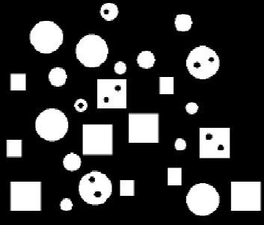
#> input picture assignments/assignment-02/01-circular-hough/input/parts.png, 264 x 225 px, shrunk from 353 x 301 before the run
$ python circular_hough.py
#> lines starting #> are read from the running program, lines starting #| are printed output that depends on the picture; after the words box and inside, x2 and y2 are one past the last pixel; in counts of white or black regions, pixels touching at a corner belong together
from __future__ import annotations

import csv
import math
from collections import deque
from pathlib import Path

import matplotlib
matplotlib.use("Agg")
import matplotlib.pyplot as plt
from matplotlib.patches import Circle
import numpy as np
from PIL import Image


# =========================================================
# PATHS AND CONFIGURATION
# =========================================================

BASE_DIR = Path(__file__).resolve().parent
INPUT_DIR = BASE_DIR / "input"
OUTPUT_DIR = BASE_DIR / "output"

BINARY_THRESHOLD = 127
MIN_RADIUS = 4
MAX_RADIUS = 38
VOTE_THRESHOLD = 0.45


# =========================================================
# BINARY IMAGE AND CONNECTED REGIONS
# =========================================================

def load_image(path: Path) -> np.ndarray:
    """Loads a grayscale image without resizing it."""
    if not path.exists():
        raise FileNotFoundError(f"Image not found: {path}")
    with Image.open(path) as image:
        return np.array(image.convert("L"))


def connected_components(mask: np.ndarray) -> tuple[np.ndarray, list]:
    """Labels four-connected foreground regions by flood fill."""
    mask = np.asarray(mask, dtype=bool)
    if mask.ndim != 2 or mask.size == 0:
        raise ValueError("A nonempty 2-D mask is required.")
    height, width = mask.shape
    labels = np.zeros(mask.shape, dtype=np.int32)
    components = []

    for y, x in zip(*np.nonzero(mask)):
        if labels[y, x]:
            continue
        label = len(components) + 1
        queue = deque([(int(y), int(x))])
        labels[y, x] = label
        points = []
        while queue:
            row, col = queue.popleft()
            points.append((row, col))
            for dy, dx in ((-1, 0), (1, 0), (0, -1), (0, 1)):
                ny, nx = row + dy, col + dx
                if (0 <= ny < height and 0 <= nx < width
                        and mask[ny, nx] and labels[ny, nx] == 0):
                    labels[ny, nx] = label
                    queue.append((ny, nx))
        components.append(np.asarray(points, dtype=np.int32))
    return labels, components


def enclosed_holes(binary: np.ndarray) -> np.ndarray:
    """Finds background regions that do not touch the image border."""
    labels, components = connected_components(~binary)
    holes = np.zeros(binary.shape, dtype=bool)
    height, width = binary.shape
    for label, points in enumerate(components, start=1):
        y, x = points.T
        touches_border = np.any(
            (y == 0) | (y == height - 1) | (x == 0) | (x == width - 1)
        )
        if not touches_border:
            holes[labels == label] = True
    return holes


def extract_boundary(binary: np.ndarray) -> np.ndarray:
    """Selects foreground pixels with a background axial neighbor."""
    padded = np.pad(binary, 1, mode="constant")
    interior = (
        padded[:-2, 1:-1] & padded[2:, 1:-1]
        & padded[1:-1, :-2] & padded[1:-1, 2:]
    )
    return binary & ~interior


# =========================================================
# CIRCULAR HOUGH VOTING
# =========================================================

def circle_offsets(radius: int) -> np.ndarray:
    """Samples unique integer offsets around a circle."""
    angles = np.linspace(0, 2 * np.pi, max(32, 8 * radius), endpoint=False)
    return np.unique(
        np.rint(np.column_stack((
            radius * np.sin(angles), radius * np.cos(angles)
        ))).astype(np.int32), axis=0
    )


def hough_accumulator(
    boundary: np.ndarray,
    radii: np.ndarray
) -> np.ndarray:
    """Votes for (radius, center_y, center_x), normalized by ring size."""
    height, width = boundary.shape
    accumulator = np.zeros((len(radii), height, width), dtype=np.float32)
    for index, radius in enumerate(radii):
        offsets = circle_offsets(int(radius))
        for dy, dx in offsets:
            # For edge point (x, y), vote at (x-dx, y-dy).
            y0, y1 = max(0, -dy), min(height, height - dy)
            x0, x1 = max(0, -dx), min(width, width - dx)
            accumulator[index, y0:y1, x0:x1] += boundary[
                y0 + dy:y1 + dy, x0 + dx:x1 + dx
            ]
        accumulator[index] /= len(offsets)
    return accumulator


def find_peaks(accumulator: np.ndarray, threshold: float) -> list:
    """Finds local maxima in the three-dimensional parameter space."""
    padded = np.pad(accumulator, 1, constant_values=-1)
    maximum = np.ones(accumulator.shape, dtype=bool)
    nr, height, width = accumulator.shape
    for dr in range(3):
        for dy in range(3):
            for dx in range(3):
                maximum &= accumulator >= padded[
                    dr:dr + nr, dy:dy + height, dx:dx + width
                ]
    candidates = np.argwhere(maximum & (accumulator >= threshold))
    return sorted(
        (tuple(point) for point in candidates),
        key=lambda point: (-float(accumulator[point]), point)
    )


def refine_circle(points: np.ndarray) -> tuple[float, float, float, float]:
    """Fits a circle to a candidate component's outer boundary."""
    y, x = points.T.astype(np.float64)
    matrix = np.column_stack((2 * x, 2 * y, np.ones(x.size)))
    a, b, c = np.linalg.lstsq(matrix, x * x + y * y, rcond=None)[0]
    radius = math.sqrt(max(0.0, c + a * a + b * b))
    residual = float(np.sqrt(np.mean((np.hypot(x - a, y - b) - radius) ** 2)))
    return float(a), float(b), radius, residual


def detect_circles(
    image: np.ndarray,
    min_radius: int = MIN_RADIUS,
    max_radius: int = MAX_RADIUS,
    vote_threshold: float = VOTE_THRESHOLD
) -> tuple[list[dict], dict]:
    """Detects circular parts by Hough voting and boundary validation."""
    if image.ndim != 2 or image.size == 0 or not np.isfinite(image).all():
        raise ValueError("A finite, nonempty grayscale image is required.")
    if not (1 <= min_radius <= max_radius < min(image.shape)):
        raise ValueError("Invalid radius interval.")
    if not 0 < vote_threshold <= 1:
        raise ValueError("Vote threshold must be in (0, 1].")

    binary = image > BINARY_THRESHOLD
    holes = enclosed_holes(binary)
    filled = binary | holes
    boundary = extract_boundary(filled)
    labels, _ = connected_components(filled)
    radii = np.arange(min_radius, max_radius + 1)
    accumulator = hough_accumulator(boundary, radii)
    circles = []
    accepted_labels = set()

    for radius_index, y, x in find_peaks(accumulator, vote_threshold):
        label = int(labels[y, x])
        if label == 0 or label in accepted_labels:
            continue
        points = np.argwhere(boundary & (labels == label))
        if len(points) < 12:
            continue
        a, b, radius, residual = refine_circle(points)
        # A square may vote for an inscribed circle. Its complete boundary
        # has a larger radial residual and must fail this validation.
        if residual > max(0.65, 0.04 * radius):
            continue
        if (np.hypot(a - x, b - y) > 2.5
                or abs(radius - radii[radius_index]) > 2.0):
            continue
        if not min_radius - 1 <= radius <= max_radius + 1:
            continue
        if any(np.hypot(a - c["center_x"], b - c["center_y"])
               < 0.6 * (radius + c["radius"]) for c in circles):
            continue
        hole_pixels = int(np.count_nonzero(holes & (labels == label)))
        circles.append({
            "center_x": a,
            "center_y": b,
            "radius": radius,
            "area": math.pi * radius ** 2,
            "has_hole": hole_pixels >= 3,
        })
        accepted_labels.add(label)

    circles.sort(key=lambda circle: (circle["center_y"], circle["center_x"]))
    circles = [dict(circle_id=i, **circle) for i, circle in enumerate(circles, 1)]
    return circles, {
        "binary": binary, "holes": holes, "boundary": boundary,
        "accumulator": accumulator, "radii": radii,
    }


# =========================================================
# FIGURES AND CSV
# =========================================================

def draw_circles(axis, image: np.ndarray, circles: list, classify: bool) -> None:
    """Draws numbered outlines, centers, and an optional hole label."""
    axis.imshow(image, cmap="gray", vmin=0, vmax=255)
    for circle in circles:
        x, y, radius = (circle[key] for key in ("center_x", "center_y", "radius"))
        color = "#ff944d" if classify and circle["has_hole"] else "#24d8ef"
        axis.add_patch(Circle((x, y), radius, fill=False, color=color, lw=1.4))
        axis.plot(x, y, "+", color=color, ms=5, mew=1)
        label = str(circle["circle_id"])
        if classify and circle["has_hole"]:
            label += " H"
        axis.text(x + radius + 2, y - 2, label, color=color, fontsize=8,
                  bbox=dict(facecolor="black", alpha=0.7, pad=1, edgecolor="none"))
    axis.axis("off")


def save_outputs(image: np.ndarray, circles: list, stages: dict) -> None:
    """Saves measured circles and readable diagnostic figures."""
    OUTPUT_DIR.mkdir(parents=True, exist_ok=True)
    fields = ["circle_id", "center_x", "center_y", "radius", "area", "has_hole"]
    with (OUTPUT_DIR / "circles.csv").open("w", newline="", encoding="utf-8") as file:
        writer = csv.DictWriter(file, fieldnames=fields)
        writer.writeheader()
        writer.writerows(circles)

    for filename, classify in (("detected_circles.png", False),
                               ("hole_classification.png", True)):
        figure, axis = plt.subplots(figsize=(7, 6))
        draw_circles(axis, image, circles, classify)
        axis.set_title("Orange = hole; cyan = solid" if classify else "Circular Hough detections")
        figure.tight_layout()
        figure.savefig(OUTPUT_DIR / filename, dpi=180, bbox_inches="tight")
        plt.close(figure)

    figure, axes = plt.subplots(1, 3, figsize=(12, 4))
    axes[0].imshow(stages["boundary"], cmap="gray")
    axes[0].set_title("Outer boundary (holes filled)")
    projection = stages["accumulator"].max(axis=0)
    axes[1].imshow(projection, cmap="magma", vmin=0, vmax=1)
    axes[1].set_title("Maximum normalized vote over r")
    best = stages["accumulator"].max(axis=(1, 2))
    axes[2].plot(stages["radii"], best, "o-", ms=3)
    axes[2].axhline(VOTE_THRESHOLD, color="red", ls="--", label="Peak threshold")
    axes[2].set(xlabel="Radius (pixels)", ylabel="Maximum vote", ylim=(0, 1))
    axes[2].legend(fontsize=8)
    for axis in axes[:2]:
        axis.axis("off")
    figure.tight_layout()
    figure.savefig(OUTPUT_DIR / "hough_visualization.png", dpi=180, bbox_inches="tight")
    plt.close(figure)

    figure, axes = plt.subplots(1, 2, figsize=(12, 5.5))
    axes[0].imshow(image, cmap="gray", vmin=0, vmax=255)
    axes[0].set_title("Input extracted from Chapter 03, page 81")
    axes[0].axis("off")
    draw_circles(axes[1], image, circles, True)
    holes = sum(circle["has_hole"] for circle in circles)
    axes[1].set_title(f"{len(circles)} circles; {holes} with holes (orange)")
    figure.tight_layout()
    figure.savefig(OUTPUT_DIR / "q1_summary.png", dpi=180, bbox_inches="tight")
    plt.close(figure)


def main() -> None:
    """Runs Question 1 using only its local input directory."""
    print("\nQuestion 1 - Circular Hough Transform")
    image = load_image(INPUT_DIR / "parts.png")
#> in load_image, image is the input picture: PIL image 264x225 RGB; min 0, max 255, mean 56.7
    circles, stages = detect_circles(image)
#> in detect_circles, `binary = image > BINARY_THRESHOLD`:
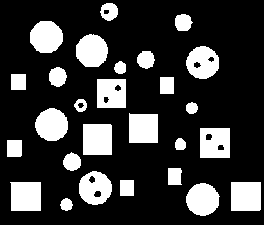
#> binary: shape (225, 264) bool; 22.1% white; 27 white regions, largest, box (x1, y1, x2, y2) and area: (83, 124, 112, 155) 898, (10, 182, 41, 211) 871, (231, 182, 261, 211) 869
#> the loop in connected_components, `for y, x in zip(*np.nonzero(mask)):` made 46301 passes
#> label on pass 1: 1
#> after the loop in connected_components, `for y, x in zip(*np.nonzero(mask)):`:
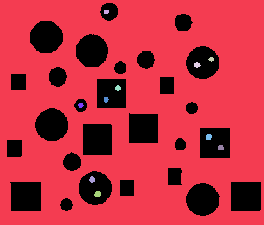
#> labels: shape (225, 264) int32; 12 distinct labels, from 0 to 11; one colour per label, 0 black
#> after the loop in connected_components, `for y, x in zip(*np.nonzero(mask)):`: components = 11 items
#> in enclosed_holes, `holes = np.zeros(binary.shape, dtype=bool)`: holes: shape (225, 264) bool; every value is 0
#> the loop in enclosed_holes, `for label, points in enumerate(components, start=1):` made 11 passes
#> touches_border on passes 1 to 11: True, False, False, False, False, False, False, False, False, False, False
#> after the loop in enclosed_holes, `for label, points in enumerate(components, start=1):`:
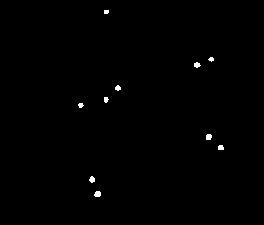
#> holes: shape (225, 264) bool; 0.44% white; 10 white regions (1 under 20 px), largest, box (x1, y1, x2, y2) and area: (94, 191, 101, 197) 35, (206, 134, 212, 140) 32, (89, 176, 95, 183) 30
#> in detect_circles, `filled = binary | holes`: filled: shape (225, 264) bool; 22.5% white; 27 white regions, largest, box (x1, y1, x2, y2) and area: (200, 128, 230, 158) 900, (83, 124, 112, 155) 898, (79, 171, 112, 205) 874
#> in extract_boundary, `padded = np.pad(binary, 1, mode="constant")`: padded: shape (227, 266) bool; 22.1% white; 27 white regions, largest, box (x1, y1, x2, y2) and area: (201, 129, 231, 159) 900, (84, 125, 113, 156) 898, (80, 172, 113, 206) 874
#> in extract_boundary, `interior = ( padded[:-2, 1:-1] & padded[2:, 1:-1] & padded[1:-1, :-2] ..`: interior: shape (225, 264) bool; 19.2% white; 27 white regions, largest, box (x1, y1, x2, y2) and area: (201, 129, 229, 157) 784, (84, 125, 111, 154) 783, (80, 172, 111, 204) 780
#> in extract_boundary, `return binary & ~interior`: returned value: shape (225, 264) bool; 3.3% white in thin lines or dots
#> in connected_components (call 2), `labels = np.zeros(mask.shape, dtype=np.int32)`: labels: shape (225, 264) int32; every value is 0
#> the loop in connected_components (call 2), `for y, x in zip(*np.nonzero(mask)):` made 13362 passes
#> (y, x) on passes 2 to 4: (3, 107), (3, 108), (3, 109)
#> after the loop in connected_components (call 2), `for y, x in zip(*np.nonzero(mask)):`:
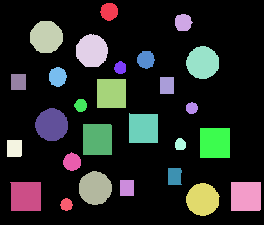
#> labels: shape (225, 264) int32; 28 distinct labels, from 0 to 27; one colour per label, 0 black
#> after the loop in connected_components (call 2), `for y, x in zip(*np.nonzero(mask)):`: components = 27 items
#> in detect_circles, `radii = np.arange(min_radius, max_radius + 1)`: radii = 35 values from 4 to 38
#> the loop in hough_accumulator, `for index, radius in enumerate(radii):` made 35 passes
#> in find_peaks, `nr, height, width = accumulator.shape`: nr = 35; height = 225; width = 264
#> the loop in detect_circles, `for radius_index, y, x in find_peaks(accumulator, vote_threshold):` made 17 passes
#> (radius_index, label, a, b, c in refine_circle, radius) on passes 1 to 12: (12, 26, 202.2, 199.1, -80277.7, 15.99), (2, 12, 80.29, 105, -17425.1, 6), (12, 5, 202.2, 62.24, -44519, 15.96), (12, 14, 51.28, 124.4, -17841.1, 15.93), (12, 22, 94.74, 187.7, -43942.3, 16.23), (12, 3, 45.88, 36.54, -3186, 15.94), (4, 2, 182.8, 22.12, -33828.7, 8.33), (2, 27, 66, 204.1, -45996.3, 5.81), (2, 7, 119.8, 67.32, -18860.3, 5.78), (5, 8, 57.22, 76.44, -9038.3, 8.93), (1, 18, 179.9, 143.9, -53039.9, 5.49), (4, 6, 145.5, 59.23, -24595.6, 8.45)
#> (radius_index, label) on pass 15: (5, 1)
#> after the loop in detect_circles, `for radius_index, y, x in find_peaks(accumulator, vote_threshold):`: accepted_labels = 16 items
#> circles = 16 items; stages = 5 items
    save_outputs(image, circles, stages)
#> in save_outputs, `projection = stages["accumulator"].max(axis=0)`:
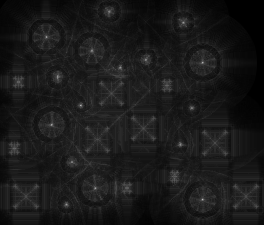
#> projection: shape (225, 264) float32; min 0, max 0.731, mean 0.102
#> in save_outputs, `best = stages["accumulator"].max(axis=(1, 2))`: best = 35 values, max 0.731 at index 12, min 0.147 at index 31, mean 0.285
#> the loop in save_outputs, `for axis in axes[:2]:` made 2 passes
#> in save_outputs, `figure.savefig(OUTPUT_DIR / "hough_visualization.png", dpi=180, bbox_i..`:
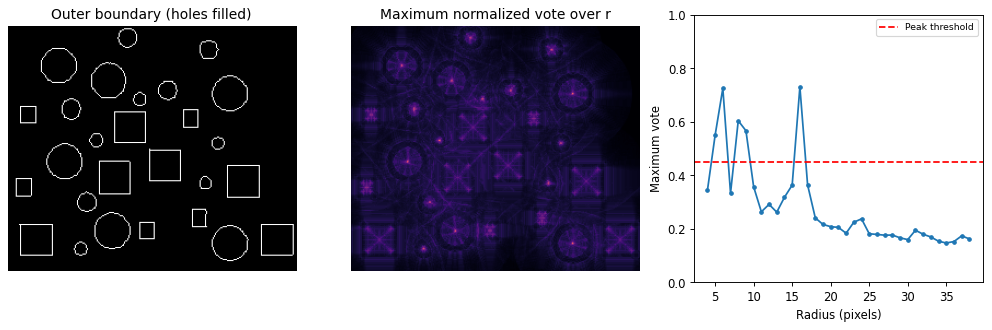
#> figure drawn by matplotlib, 3 panels; panel 3: curve peaks at x = 16, y = 0.731
#> in save_outputs, `holes = sum(circle["has_hole"] for circle in circles)`: holes = 4
#> in save_outputs, `figure.savefig(OUTPUT_DIR / "q1_summary.png", dpi=180, bbox_inches="ti..`:
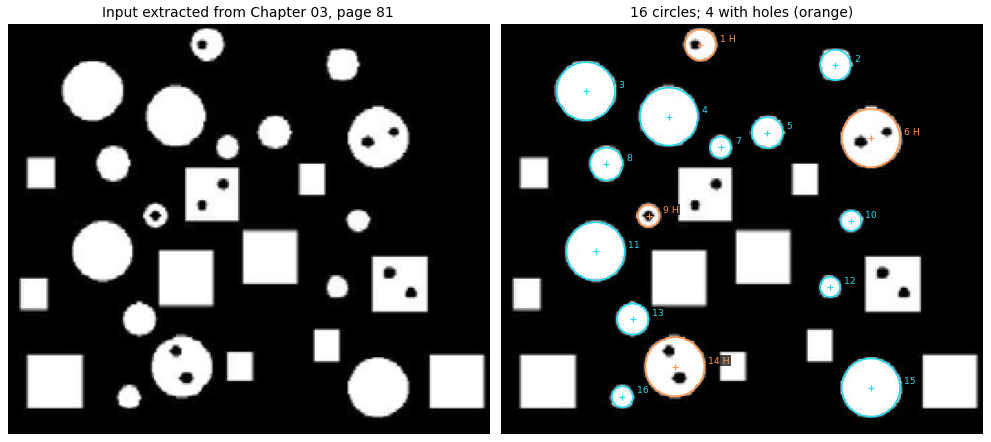
#> figure drawn by matplotlib, 2 panels
    for circle in circles:
        print(f"Circle {circle['circle_id']:2d}: "
              f"center=({circle['center_x']:.2f}, {circle['center_y']:.2f}), "
              f"r={circle['radius']:.2f}, area={circle['area']:.2f}, "
              f"hole={circle['has_hole']}")
#> this loop made 16 passes
#| Circle  1: center=(108.76, 11.18), r=8.49, area=226.35, hole=True
#| Circle  2: center=(182.78, 22.12), r=8.33, area=217.93, hole=False
#| Circle  3: center=(45.88, 36.54), r=15.94, area=798.27, hole=False
#| Circle  4: center=(91.44, 50.45), r=15.87, area=790.88, hole=False
#| Circle  5: center=(145.46, 59.23), r=8.45, area=224.56, hole=False
#| Circle  6: center=(202.24, 62.24), r=15.96, area=800.15, hole=True
#| Circle  7: center=(119.84, 67.32), r=5.78, area=105.10, hole=False
#| Circle  8: center=(57.22, 76.44), r=8.93, area=250.52, hole=False
#> (further printed lines are left out)
    print(f"\nDetected {len(circles)} circles; "
          f"{sum(c['has_hole'] for c in circles)} with holes.")
#| Detected 16 circles; 4 with holes.


if __name__ == "__main__":
    main()
